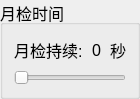
  <widget class="QGroupBox" name="MYcheckTimeBox">
   <property name="geometry">
    <rect>
     <x>350</x>
     <y>160</y>
     <width>140</width>
     <height>90</height>
    </rect>
   </property>
   <property name="font">
    <font>
     <pointsize>12</pointsize>
    </font>
   </property>
   <property name="title">
    <string>月检时间</string>
   </property>
   <property name="checkable">
    <bool>false</bool>
   </property>
   <property name="checked">
    <bool>false</bool>
   </property>
   <layout class="QVBoxLayout" name="verticalLayout_7">
    <item>
     <layout class="QHBoxLayout" name="horizontalLayout_12">
      <item>
       <widget class="QLabel" name="label_7">
        <property name="minimumSize">
         <size>
          <width>0</width>
          <height>28</height>
         </size>
        </property>
        <property name="maximumSize">
         <size>
          <width>84</width>
          <height>28</height>
         </size>
        </property>
        <property name="font">
         <font>
          <pointsize>12</pointsize>
         </font>
        </property>
        <property name="text">
         <string>月检持续:</string>
        </property>
       </widget>
      </item>
      <item>
       <widget class="QLabel" name="label_monthtime">
        <property name="minimumSize">
         <size>
          <width>0</width>
          <height>28</height>
         </size>
        </property>
        <property name="maximumSize">
         <size>
          <width>16777215</width>
          <height>28</height>
         </size>
        </property>
        <property name="font">
         <font>
          <pointsize>12</pointsize>
         </font>
        </property>
        <property name="text">
         <string>0</string>
        </property>
        <property name="alignment">
         <set>Qt::AlignCenter</set>
        </property>
       </widget>
      </item>
      <item>
       <widget class="QLabel" name="label_9">
        <property name="minimumSize">
         <size>
          <width>0</width>
          <height>28</height>
         </size>
        </property>
        <property name="maximumSize">
         <size>
          <width>84</width>
          <height>28</height>
         </size>
        </property>
        <property name="font">
         <font>
          <pointsize>12</pointsize>
         </font>
        </property>
        <property name="text">
         <string>秒</string>
        </property>
       </widget>
      </item>
     </layout>
    </item>
    <item>
     <widget class="QSlider" name="MonthTimeSlider">
      <property name="sizePolicy">
       <sizepolicy hsizetype="Expanding" vsizetype="Fixed">
        <horstretch>0</horstretch>
        <verstretch>0</verstretch>
       </sizepolicy>
      </property>
      <property name="font">
       <font>
        <pointsize>13</pointsize>
       </font>
      </property>
      <property name="minimum">
       <number>30</number>
      </property>
      <property name="maximum">
       <number>180</number>
      </property>
      <property name="singleStep">
       <number>5</number>
      </property>
      <property name="orientation">
       <enum>Qt::Horizontal</enum>
      </property>
     </widget>
    </item>
   </layout>
  </widget>
